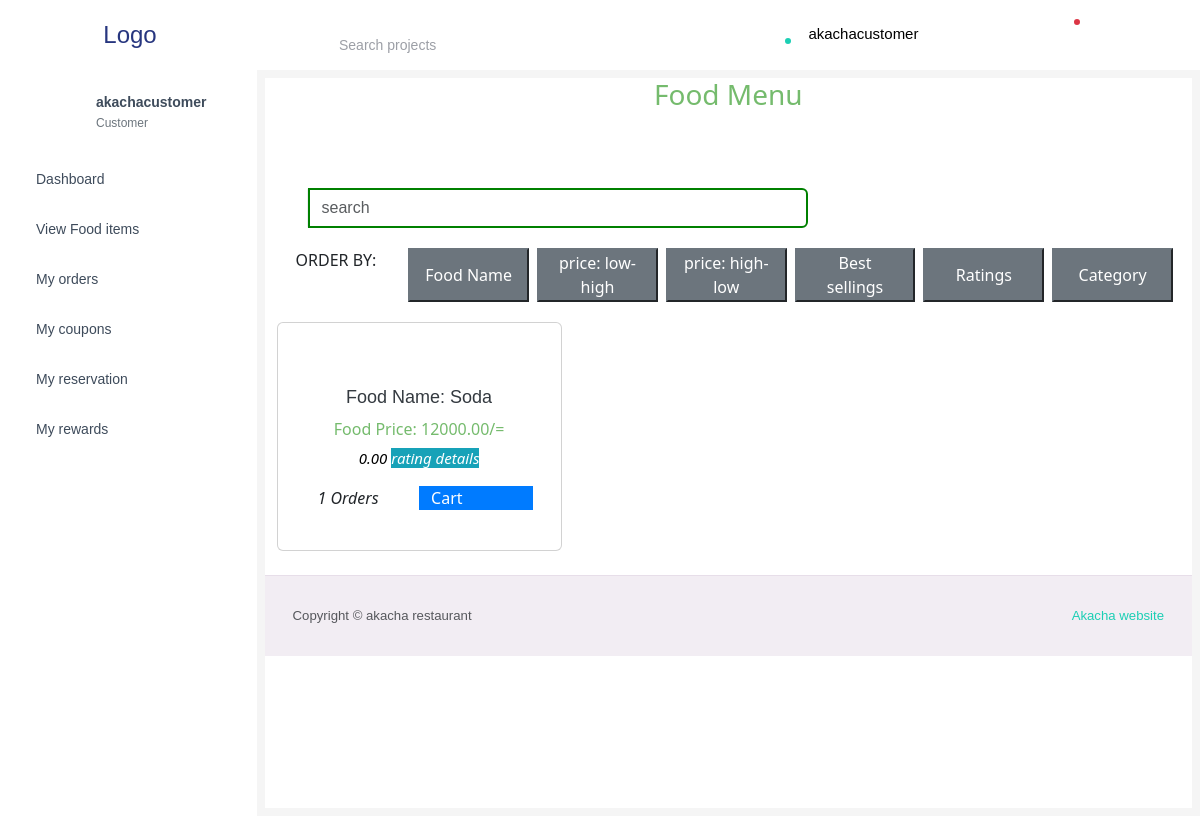
Before: /manage_menu_item (signed in) with the older database file.
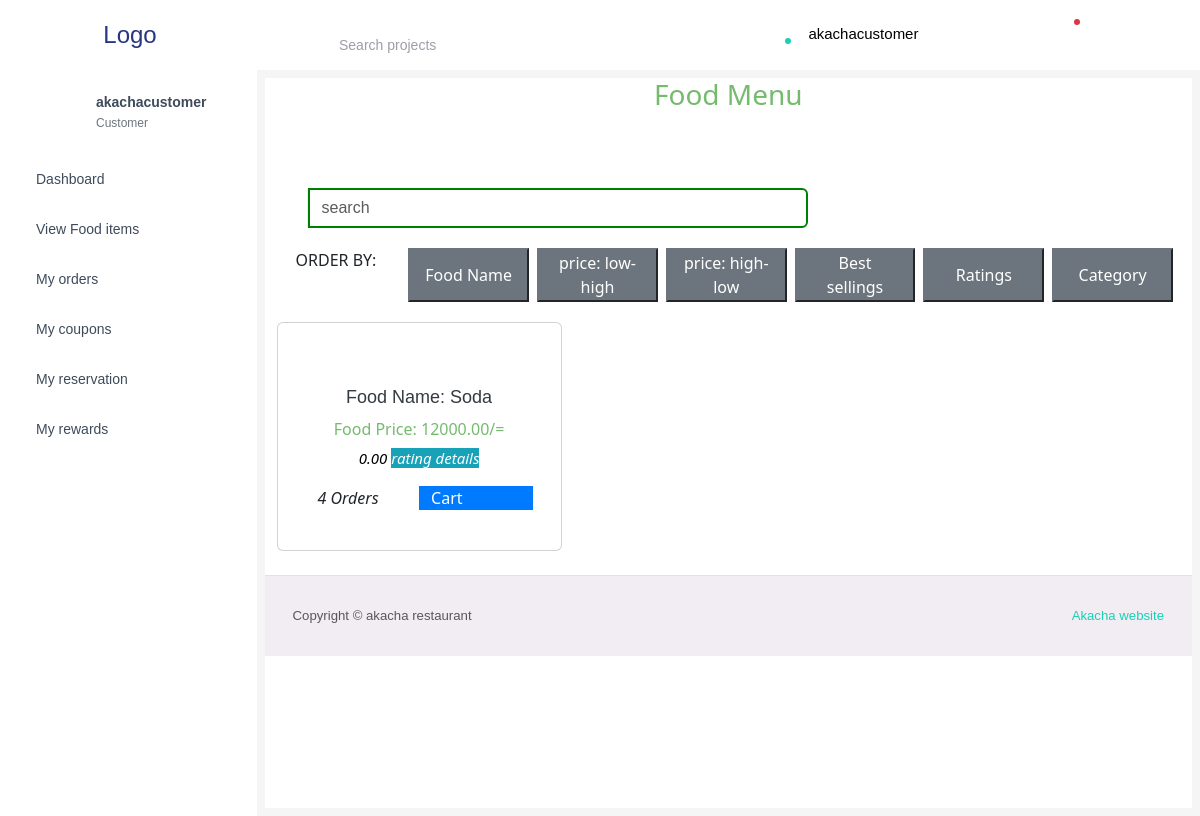
After: the same page with the newer database file.
### hotelmanagement/models.py (models this page shows, shortened)
class MenuItem(models.Model):
    id = models.AutoField(primary_key=True)
    category = models.ForeignKey(MenuCategory, on_delete=models.CASCADE)
    name = models.CharField(max_length=255)
    description = models.TextField()
    price = models.DecimalField(decimal_places = 2, max_digits = 12)
    average_rating = models.DecimalField(max_digits=3, decimal_places=2, default=0.0)
    ingredient_cost = models.DecimalField(decimal_places = 2, max_digits = 12, default = 0.0)
    item_profit = models.DecimalField(decimal_places = 2, max_digits = 12, default = 0.0)
    orders_number = models.IntegerField(default = 0)

### hotelmanagement/views.py (the view)
# urls.py: path("manage_menu_item", views.manage_menu_item, name="manage_menu_item"),
def manage_menu_item(request):
    menuItems = MenuItem.objects.all().order_by('-name')
    menu_items = []
    for menuitem in menuItems:
        primary_image = MenuImage.objects.filter(menu_item=menuitem).first()
        menu_items.append({
            'menuitems': menuitem,
            'menuimage': primary_image
        })
    categories = MenuCategory.objects.all()
    tables = Table.objects.all()
    return render(request, f"{user_validator(request)}/manage_menu_item.html",
                  {'menu_items': menu_items, 'tables': tables, 'menucategories': categories})

### hotelmanagement/models.py (called while the page is built)
    def __str__(self):
        return self.user_type

### hotelmanagement/processor.py (called while the page is built)
def user_type_list(request):
    user_type = User_type.objects.all()
    return {'user_types': user_type}

def message_analyser(request):
    try:
        if request.user.user_type.user_type == "Storekeeper":
            print(request.user.user_type)
            sys_messages = Messages.objects.filter(receiver_category=2, opened=False)
            return {"system_message": sys_messages}
        else:
            user = request.user
            messages = Messages.objects.filter(receiver_category=user.user_type, order__send=False)
            return {'messagess': messages}
    except:
        user_type = User_type.objects.all()
        return {'user_types': user_type}

### hotelmanagement/utils.py (called while the page is built)
def user_validator(request):
    if request.user.is_authenticated:
        user_type = request.user.user_type
        return user_type
    else:
        return redirect('login')

### templates/Customer/manage_menu_item.html (shortened to what this page needs)
{% extends 'Customer/base.html' %}
{% block content %}
<h3 style="text-align: center;">Food Menu</h3>
<div class="container">
  <div class="col">
    <div class="row justify-content-center mb-3">
      <div class="container mt-5">
        <div class="input-group col-sm">
          <div class="input-group-prepend m-0 p-0">
              <span class="input-group-text m-0 p-0"></span>
          </div>
          <input type="text" id="search-input" class="form-control" style="border: 2px green solid; max-width: 500px;" placeholder="search">
        </div>
      </div>
    </div>
    <div class="row mb-3">
      <div class="col m-1">ORDER BY: </div>
      <button id="order-by-name-button" class="btn-secondary col m-1">Food Name</button>
      <button id="order-by-price-low-high-button" class="btn-secondary col m-1">price: low-high</button>
      <button id="order-by-price-high-low-button" class="btn-secondary col m-1">price: high-low</button>
      <button id="order-by-best-selling-button" class="btn-secondary col m-1">Best sellings</button>
      <button id="order-by-ratings-button" class="btn-secondary col m-1">Ratings</button>
      <button id="order-by-category-button" class="btn-secondary col m-1">Category</button>
    </div>
  </div>
 <div class="row" id="menu-items-container">
    {% for menu_item in menu_items %}
    <div class="col-md-4">
        <div class="card mb-4">
            {% if menu_item.menuimage.image %}
            <a href="{% url 'menu_item_description' menu_item.menuitems.id %}">
            </a>
            {% endif %}
            <div class="card-body">
                <h5 class="card-title">Food Name: {{menu_item.menuitems.name}}</h5>
                <h6 class="card-text">Food Price: {{menu_item.menuitems.price}}/=</h6>
                <div class="star-ratings">
                  <span class="stars" data-rating="{{ menu_item.menuitems.average_rating }}">
                    <p class="text-black text-center">
                      <i class="">{{menu_item.menuitems.average_rating}}</i>
                      <i class="btn-info"><a class = "text-white ajax-link" href="{% url 'menu_item_description' menu_item.menuitems.id %}">rating details</a></i>
                    </p>
                  </span>
              </div>
              <div class="row">
                <i class=" col">{{menu_item.menuitems.orders_number}} Orders</i>
                <a href="{% url 'cart' menu_item.menuitems.id%}" class="update-button col btn-primary">Cart</a>
              </div>
            </div>
        </div>
    </div>
    </div>
    {%endfor%}
</div>
{%endblock%}

Changed rows visible on the page:
changed MenuItem "Soda": menuitems.orders_number "1" → "4"
